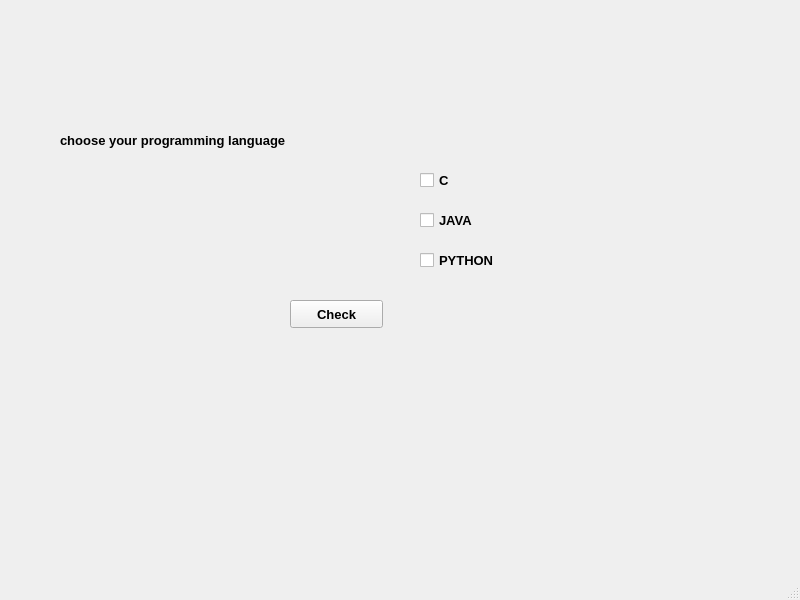
<?xml version="1.0" encoding="UTF-8"?>
<ui version="4.0">
 <class>MainWindow</class>
 <widget class="QMainWindow" name="MainWindow">
  <property name="geometry">
   <rect>
    <x>0</x>
    <y>0</y>
    <width>800</width>
    <height>600</height>
   </rect>
  </property>
  <property name="windowTitle">
   <string>MainWindow</string>
  </property>
  <widget class="QWidget" name="centralwidget">
   <widget class="QCheckBox" name="c">
    <property name="geometry">
     <rect>
      <x>420</x>
      <y>170</y>
      <width>81</width>
      <height>20</height>
     </rect>
    </property>
    <property name="font">
     <font>
      <pointsize>10</pointsize>
      <weight>75</weight>
      <bold>true</bold>
     </font>
    </property>
    <property name="text">
     <string>C</string>
    </property>
   </widget>
   <widget class="QLabel" name="head">
    <property name="geometry">
     <rect>
      <x>60</x>
      <y>120</y>
      <width>341</width>
      <height>41</height>
     </rect>
    </property>
    <property name="font">
     <font>
      <pointsize>10</pointsize>
      <weight>75</weight>
      <bold>true</bold>
     </font>
    </property>
    <property name="text">
     <string>choose your programming language</string>
    </property>
   </widget>
   <widget class="QCheckBox" name="j">
    <property name="geometry">
     <rect>
      <x>420</x>
      <y>210</y>
      <width>81</width>
      <height>20</height>
     </rect>
    </property>
    <property name="font">
     <font>
      <pointsize>10</pointsize>
      <weight>75</weight>
      <bold>true</bold>
     </font>
    </property>
    <property name="text">
     <string>JAVA</string>
    </property>
   </widget>
   <widget class="QCheckBox" name="p">
    <property name="geometry">
     <rect>
      <x>420</x>
      <y>250</y>
      <width>111</width>
      <height>20</height>
     </rect>
    </property>
    <property name="font">
     <font>
      <pointsize>10</pointsize>
      <weight>75</weight>
      <bold>true</bold>
     </font>
    </property>
    <property name="text">
     <string>PYTHON</string>
    </property>
   </widget>
   <widget class="QLabel" name="result">
    <property name="geometry">
     <rect>
      <x>260</x>
      <y>380</y>
      <width>211</width>
      <height>51</height>
     </rect>
    </property>
    <property name="text">
     <string/>
    </property>
   </widget>
   <widget class="QPushButton" name="check">
    <property name="geometry">
     <rect>
      <x>290</x>
      <y>300</y>
      <width>93</width>
      <height>28</height>
     </rect>
    </property>
    <property name="font">
     <font>
      <pointsize>10</pointsize>
      <weight>75</weight>
      <bold>true</bold>
     </font>
    </property>
    <property name="text">
     <string>Check</string>
    </property>
   </widget>
  </widget>
  <widget class="QMenuBar" name="menubar">
   <property name="geometry">
    <rect>
     <x>0</x>
     <y>0</y>
     <width>800</width>
     <height>27</height>
    </rect>
   </property>
  </widget>
  <widget class="QStatusBar" name="statusbar"/>
 </widget>
 <resources/>
 <connections/>
</ui>
